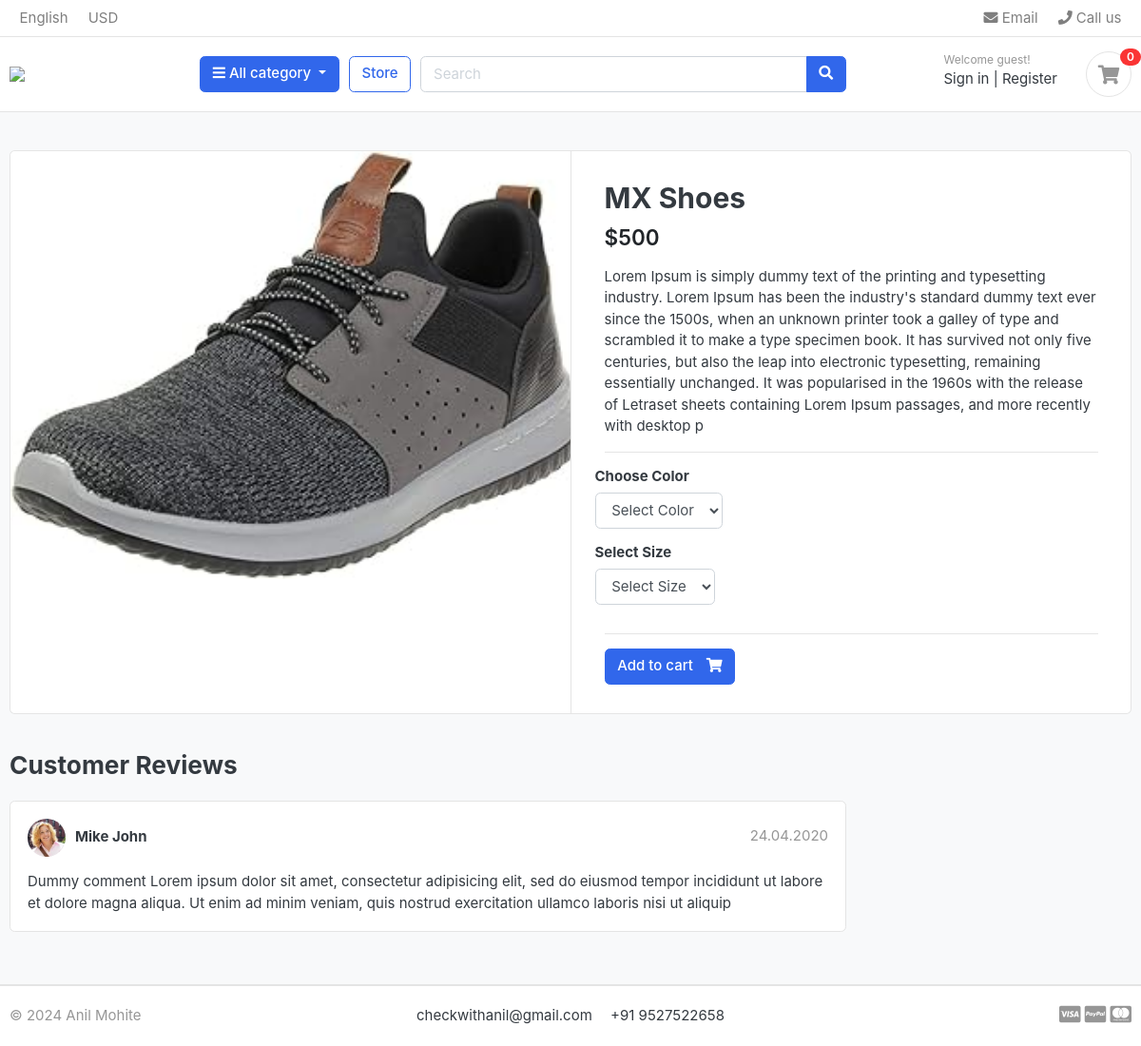
The app's page /store/category/shoes/mx-shoes with its own data.
### store/models.py (models this page shows, shortened)
class Product(models.Model):
    product_name = models.CharField(max_length=200, unique=True)
    slug = models.CharField(max_length=200, unique=True)
    desc = models.TextField(max_length=500, blank=True)
    price = models.IntegerField()
    prod_image = models.ImageField(upload_to='photos/products', blank=True)
    stock = models.IntegerField()
    is_available = models.BooleanField(default=True)
    category = models.ForeignKey(Category, on_delete=models.CASCADE)
    created_date = models.DateTimeField(auto_now_add=True)
    modified_date = models.DateTimeField(auto_now=True)

### store/views.py (the view)
# urls.py: path("category/<slug:category_slug>/<slug:product_slug>", views.product_detail, name="product_detail"),
def product_detail(request,category_slug=None,product_slug=None):
    try:
        single_product = Product.objects.get(category__slug = category_slug, slug = product_slug)
        in_cart = CartItem.objects.filter(cart__cart_id = _cart_id(request), product = single_product).exists()
    except Exception as e:
        raise e
    variations = Variation.objects.filter(product=single_product)
    color_variations = [i for i in variations if i.variation_category=="color"]
    size_variations = [i for i in variations if i.variation_category=="size"]
    context = {
        'product' : single_product,
        'colors' : color_variations,
        'sizes' : size_variations,
        'in_cart' : in_cart
    }
    return render(request, 'store/product-detail.html', context)

### carts/context_processors.py (called while the page is built)
def cart_counter(request):
    cart_count = 0
    if 'admin' in request.path:
        return {}
    else:
        try:
            cart = Cart.objects.get(cart_id = _cart_id(request))
            cart_items = CartItem.objects.filter(cart = cart)
            for cart_item in cart_items:
                cart_count += cart_item.quantity
        except Cart.DoesNotExist:
            cart_count = 0
    return dict(cart_count = cart_count)

### carts/views.py (called while the page is built)
def _cart_id(request):
    cart = request.session.session_key
    if not cart:
        cart = request.session.create()
    return cart

### category/context_processors.py (called while the page is built)
def cat_menu_links(request):
    links = Category.objects.all()
    return dict(cat_links=links)

### category/models.py (called while the page is built)
    def get_url(self):
        return reverse('products_by_category', args=[self.slug])

### templates/store/product-detail.html (shortened to what this page needs)
<!DOCTYPE HTML>
<html lang="en">
<head>
	{% extends 'base.html' %}
	{% load static %}
	{% block content %}
	<section class="section-content padding-y bg">
		<div class="container">
			<div class="card">
				<div class="row no-gutters">
					<aside class="col-md-6">
						<article class="gallery-wrap">
							<div class="img-big-wrap">
								<a href="#"><img src="{{product.prod_image.url}}"></a>
							</div>
						</article>
					</aside>
					<main class="col-md-6 border-left">
						<form action="{% url 'add_cart' product.id %}" method="GET">
							<article class="content-body">
								<h2 class="title">{{product.product_name}}</h2>
								<div class="mb-3">
									<var class="price h4">${{product.price}}</var>
								</div>
								<p>{{product.desc}}</p>
								<hr>
								{% if colors %}
								<div class="row">
									<div class="item-option-select">
										<h6>Choose Color</h6>
										<select name="color" class="form-control">
											<option value="">Select Color</option>
										</select>
									</div>
								</div>
								{% endif %}
								{% if sizes %}
								<div class="row">
									<div class="item-option-select">
										<h6>Select Size</h6>
										<select name="size" class="form-control">
											<option value="">Select Size</option>
										</select>
									</div>
								</div>
								{% endif %}
								<hr>
								{% if product.stock <= 0 %}
								<h5 class="text-danger"> Out of Stock </h5>
								{% else %}
									{% if in_cart %}
									<a href="#" class="btn btn-success">
										<span class="text">Added to cart</span> <i class="fas fa-check"></i>
									</a>
									<a href="{% url 'cart' %}" class="btn btn-light">
										<span class="text">View in cart</span> <i class="fas fa-eye"></i>
									</a>
									{% else %}
									<button class="btn btn-primary">
										<span class="text">Add to cart</span> <i class="fas fa-shopping-cart"></i>
									</button>
									{% endif %}
								{% endif %}
							</article>
						</form>
					</main>
				</div>
			</div>
			<br>
			<div class="row">
				<div class="col-md-9">
					<header class="section-heading">
						<h3>Customer Reviews </h3>
					</header>
					<article class="box mb-3">
						<div class="icontext w-100">
							<img src="./images/avatars/avatar1.jpg" class="img-xs icon rounded-circle">
							<div class="text">
								<span class="date text-muted float-md-right">24.04.2020 </span>
								<h6 class="mb-1">Mike John </h6>
							</div>
						</div>
						<div class="mt-3">
							<p>
								Dummy comment Lorem ipsum dolor sit amet, consectetur adipisicing elit, sed do eiusmod
								tempor incididunt ut labore et dolore magna aliqua. Ut enim ad minim veniam,
								quis nostrud exercitation ullamco laboris nisi ut aliquip
							</p>
						</div>
					</article>
				</div>
			</div>
		</div>
	</section>
{% endblock %}

### static/css/ui.css (style rules this page uses)
html { font-family: "Inter", sans-serif; font-size: 15px; }
.content-body { flex: 1 1 auto; padding: 2rem 2.3rem; }
.img-xs, .img-sm, .img-md, .img-lg { -o-object-fit: cover; object-fit: cover; flex-shrink: 0; flex-grow: 0; }
.img-xs { width: 40px; height: 40px; }
.padding-y { padding-top: 40px; padding-bottom: 40px; }
var { font-style: normal; }
article:after, .form-group:after { display: block; clear: both; content: ""; }
.bg { background-color: #f8f9fa; }
.section-heading { margin-bottom: 20px; margin-top: 15px; }
p:last-child { margin-bottom: 0; }
.btn .text + i { margin-left: 10px; }
.icontext { display: inline-flex; align-items: center; vertical-align: middle; }
.icontext .text { width: 100%; line-height: 1.2; }
.icontext .icon { position: relative; margin-right: 10px; flex-shrink: 0; flex-grow: 0; }
.price { font-weight: 600; color: #212529; }
.box { padding: 18px; background: #fff; border-radius: 0.37rem; border: 1px solid #e4e4e4; }
.box img { max-width: 100%; }
.gallery-wrap .img-big-wrap { margin-bottom: 10px; border-radius: 0.37rem; overflow: hidden; background-color: #fff; }
.gallery-wrap .img-big-wrap a { text-align: center; display: block; }
.gallery-wrap .img-big-wrap img { height: 450px; width: auto; display: inline-block; }
.item-option-select { margin-bottom: 1rem; display: inline-block; margin-right: 15px; }

### records on screen
Product: prod_image (picture), product_name "MX Shoes", price "500", desc "Lorem Ipsum is simply dummy text of the printing and typesetting industry. Lorem Ipsum has been the industry's standard dummy text ever since the 1500s, when an unknown printer took a galley of type and scrambled it to make a type specimen book. It has survived not only five centuries, but also the leap into electronic typesetting, remaining essentially unchanged. It was popularised in the 1960s with the release of Letraset sheets containing Lorem Ipsum passages, and more recently with desktop p"

### other values on screen
{{ cart_count }} "0"
